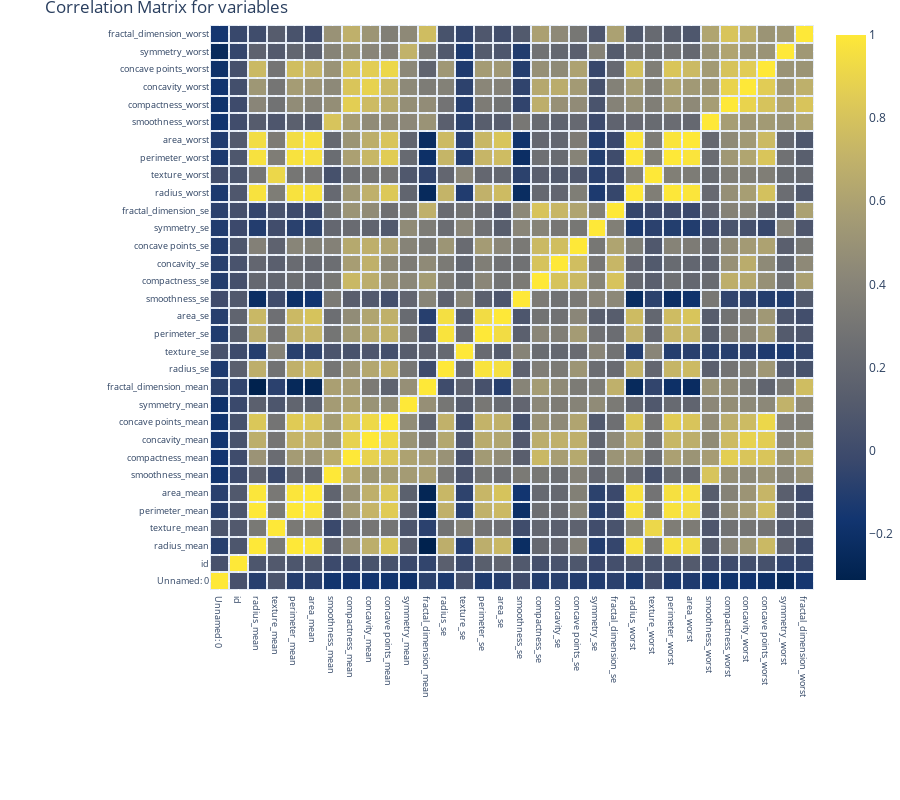

The notebook cell saved with this chart:
### Code cell
#Plotting
trace = go.Heatmap(z = corr_array,
                   x = matrix_cols,
                   y = matrix_cols,
                   xgap = 2,
                   ygap = 2,
                   colorscale='cividis',
                   colorbar   = dict() ,
                  )
layout = go.Layout(dict(title = 'Correlation Matrix for variables',
                        autosize = True,
                        height  = 800,
                        width   = 900,
                        margin  = dict(r = 0 ,l = 210,
                                       t = 25,b = 210,
                                     ),
                        yaxis   = dict(tickfont = dict(size = 9)),
                        xaxis   = dict(tickfont = dict(size = 9)),
                       )
                  )
fig = go.Figure(data = [trace],layout = layout)
py.iplot(fig)

### Figure 1 — Plotly figure (JSON) as saved in the notebook; plotly's stock layout.template omitted (floating-point values rounded to 4 significant figures; data arrays with more than 128 entries replaced by an {"elided": "..."} marker saying what was removed)
{"data": [{"colorscale": [[0, "#00224e"], [0.1111, "#123570"], [0.2222, "#3b496c"], [0.3333, "#575d6d"], [0.4444, "#707173"], [0.5556, "#8a8678"], [0.6667, "#a59c74"], [0.7778, "#c3b369"], [0.8889, "#e1cc55"], [1, "#fee838"]], "type": "heatmap", "x": ["Unnamed: 0", "id", "radius_mean", "texture_mean", "perimeter_mean", "area_mean", "smoothness_mean", "compactness_mean", "concavity_mean", "concave points_mean", "symmetry_mean", "fractal_dimension_mean", "radius_se", "texture_se", "perimeter_se", "area_se", "smoothness_se", "compactness_se", "concavity_se", "concave points_se", "symmetry_se", "fractal_dimension_se", "radius_worst", "texture_worst", "perimeter_worst", "area_worst", "smoothness_worst", "compactness_worst", "concavity_worst", "concave points_worst", "symmetry_worst", "fractal_dimension_worst"], "xgap": 2, "y": ["Unnamed: 0", "id", "radius_mean", "texture_mean", "perimeter_mean", "area_mean", "smoothness_mean", "compactness_mean", "concavity_mean", "concave points_mean", "symmetry_mean", "fractal_dimension_mean", "radius_se", "texture_se", "perimeter_se", "area_se", "smoothness_se", "compactness_se", "concavity_se", "concave points_se", "symmetry_se", "fractal_dimension_se", "radius_worst", "texture_worst", "perimeter_worst", "area_worst", "smoothness_worst", "compactness_worst", "concavity_worst", "concave points_worst", "symmetry_worst", "fractal_dimension_worst"], "ygap": 2, "z": {"elided": "32x32 float values"}}], "layout": {"autosize": true, "height": 800, "margin": {"b": 210, "l": 210, "r": 0, "t": 25}, "title": {"text": "Correlation Matrix for variables"}, "width": 900, "xaxis": {"tickfont": {"size": 9}}, "yaxis": {"tickfont": {"size": 9}}}}
